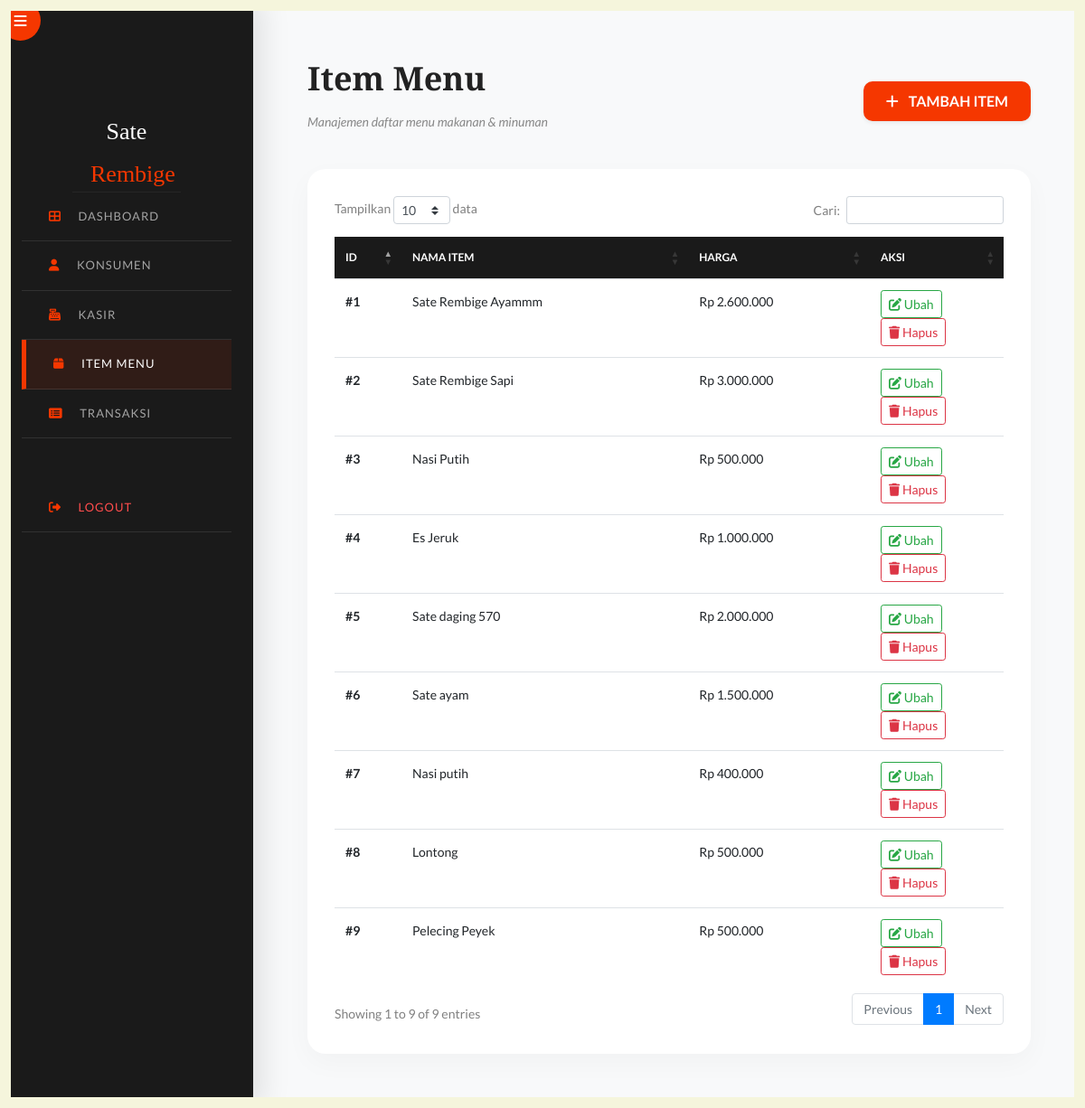
The app's page /item/item-lihat.php with its own data.
### tables this page shows
CREATE TABLE `item` (
  `id_item` int(11) NOT NULL,
  `item` varchar(100) NOT NULL,
  `harga` decimal(10,2) NOT NULL
);

### item/item-lihat.php (the view, shortened to what this page needs)
<!doctype html>
<html lang="en">
<head>
    <link rel="stylesheet" href="https://cdnjs.cloudflare.com/ajax/libs/font-awesome/6.4.0/css/all.min.css">
    <link rel="stylesheet" href="https://stackpath.bootstrapcdn.com/bootstrap/4.5.2/css/bootstrap.min.css">
    <link rel="stylesheet" href="https://cdn.datatables.net/1.11.3/css/dataTables.bootstrap4.min.css">
    <link rel="stylesheet" href="../css/style.css">
</head>
<body>
    <div id="left"></div>
    <div id="right"></div>
    <div id="top"></div>
    <div id="bottom"></div>
    <div class="wrapper d-flex align-items-stretch">
        <nav id="sidebar">
            <div class="custom-menu">
                <button type="button" id="sidebarCollapse" class="btn btn-custom-toggle">
                    <i class="fa fa-bars"></i>
                </button>
            </div>
            <div class="p-4 pt-5">
                <div class="logo">Sate <span>Rembige</span></div>
                <ul class="list-unstyled components mb-5">
                    <li>
                        <a href="../home.php"><i class="fa fa-th-large"></i> Dashboard</a>
                    </li>
                    <li>
                        <a href="../konsumen/konsumen-lihat.php"><i class="fa fa-user"></i> Konsumen</a>
                    </li>
                    <li>
                        <a href="../kasir/kasir-lihat.php"><i class="fa fa-cash-register"></i> Kasir</a>
                    </li>
                    <li class="active">
                        <a href="item-lihat.php"><i class="fa fa-box"></i> Item Menu</a>
                    </li>
                    <li>
                        <a href="../transaksi/transaksi-lihat.php"><i class="fa fa-list-alt"></i> Transaksi</a>
                    </li>
                    <li style="margin-top: 50px;">
                        <a href="../logout.php" style="color: #ff4d4d;"><i class="fa fa-sign-out-alt"></i> Logout</a>
                    </li>
                </ul>
            </div>
        </nav>
        <div id="content">
            <div class="d-flex justify-content-between align-items-center mb-4">
                <div class="welcome-text">
                    <h2>Item Menu</h2>
                    <p style="color: #888; font-style: italic;">Manajemen daftar menu makanan & minuman</p>
                </div>
                <a href="item-tambah.php" class="btn btn-warning shadow-sm">
                    <i class="fa fa-plus mr-2"></i> TAMBAH ITEM
                </a>
            </div>
            <div class="table-container">
                <table id="example" class="table table-hover" style="width:100%;">
                    <thead class="table-primary">
                        <tr>
                            <th width="10%">ID</th>
                            <th>Nama Item</th>
                            <th>Harga</th>
                            <th width="20%">Aksi</th>
                        </tr>
                    </thead>
                    <tbody>
                        <?php
                        include '../koneksi.php';
                        $query = mysqli_query($conn, "SELECT id_item, item, harga FROM item");
                        while ($data = mysqli_fetch_array($query)) {
                        ?>
                        <tr>
                            <td><strong>#<?php echo $data['id_item']; ?></strong></td>
                            <td><?php echo $data['item']; ?></td>
                            <td>Rp <?php echo number_format($data['harga'], 0, ',', '.'); ?></td>
                            <td>
                                <a class="btn btn-sm btn-outline-success"
                                    href="item-ubah.php?id_item=<?php echo $data['id_item']; ?>">
                                    <i class="fa fa-edit"></i> Ubah
                                </a>
                                <a class="btn btn-sm btn-outline-danger"
                                    href="item-hapus.php?id_item=<?php echo $data['id_item']; ?>"
                                    onclick="return confirm('Yakin ingin menghapus item ini?')">
                                    <i class="fa fa-trash"></i> Hapus
                                </a>
                            </td>
                        </tr>
                        <?php } ?>
                    </tbody>
                </table>
            </div>
        </div>
    </div>
</body>
</html>

### item/item-lihat.php (style rules this page uses)
:root { --primary-accent: #f53700; --beige-border: #F5F5DC; --dark-bg: #1a1a1a; }
body { font-family: 'Lato', sans-serif; background-color: #f8f9fa; overflow-x: hidden; }
#left, #right, #top, #bottom { background: var(--beige-border) !important; position: fixed; z-index: 9999; }
#left, #right { top: 0; bottom: 0; width: 12px; }
#left { left: 0; }
#right { right: 0; }
#top, #bottom { left: 0; right: 0; height: 12px; }
#top { top: 0; }
#bottom { bottom: 0; }
#sidebar { background: var(--dark-bg) !important; min-width: 280px; max-width: 280px; box-shadow: 10px 0 30px rgba(0, 0, 0, 0.1); z-index: 1000; }
#sidebar .logo { font-family: 'Playfair Display', serif; font-size: 26px; color: #fff; padding: 30px 20px; text-align: center; border-bottom: 1px solid rgba(255, 255, 255, 0.05); }
#sidebar .logo span { color: var(--primary-accent); }
#sidebar ul li a { padding: 15px 30px; color: rgba(255, 255, 255, 0.6); transition: 0.3s; text-transform: uppercase; font-size: 13px; letter-spacing: 1px; display: block; text-decoration: none; }
#sidebar ul li.active>a, #sidebar ul li a:hover { color: #fff; background: rgba(245, 55, 0, 0.1); border-left: 5px solid var(--primary-accent); }
#sidebar ul li a i { margin-right: 15px; color: var(--primary-accent); }
#content { padding: 60px !important; width: 100%; }
.welcome-text h2 { font-family: 'Playfair Display', serif; font-weight: 900; font-size: 36px; color: #222; }
.table-container { background: #fff; border-radius: 20px; padding: 30px; box-shadow: 0 10px 30px rgba(0, 0, 0, 0.03); }
.btn-warning { background-color: var(--primary-accent) !important; border: none; color: white !important; font-weight: 700; border-radius: 10px; padding: 10px 25px; }
.btn-custom-toggle { background: var(--primary-accent) !important; border: none; border-radius: 50%; width: 45px; height: 45px; color: white; }
thead.table-primary { background-color: var(--dark-bg) !important; }
thead.table-primary th { border: none; background-color: var(--dark-bg) !important; color: white; font-weight: 600; text-transform: uppercase; font-size: 12px; }

### records on screen
item: id_item "1", item "Sate Rembige Ayammm", harga "2.600.000"
item: id_item "2", item "Sate Rembige Sapi", harga "3.000.000"
item: id_item "3", item "Nasi Putih", harga "500.000"
item: id_item "4", item "Es Jeruk", harga "1.000.000"
item: id_item "5", item "Sate daging 570", harga "2.000.000"
item: id_item "6", item "Sate ayam", harga "1.500.000"
item: id_item "7", item "Nasi putih", harga "400.000"
item: id_item "8", item "Lontong", harga "500.000"
item: id_item "9", item "Pelecing Peyek", harga "500.000"
